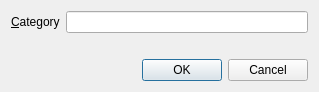
<?xml version="1.0" encoding="UTF-8"?>
<ui version="4.0">
 <class>CategoryDialog</class>
 <widget class="QDialog" name="CategoryDialog">
  <property name="geometry">
   <rect>
    <x>0</x>
    <y>0</y>
    <width>319</width>
    <height>92</height>
   </rect>
  </property>
  <property name="windowTitle">
   <string>Choose Category</string>
  </property>
  <property name="windowIcon">
   <iconset resource="anymeal.qrc">
    <normaloff>:/images/anymeal.png</normaloff>:/images/anymeal.png</iconset>
  </property>
  <layout class="QVBoxLayout" name="verticalLayout">
   <item>
    <layout class="QHBoxLayout" name="horizontalLayout">
     <item>
      <widget class="QLabel" name="category_label">
       <property name="text">
        <string>&amp;Category</string>
       </property>
       <property name="buddy">
        <cstring>category_edit</cstring>
       </property>
      </widget>
     </item>
     <item>
      <widget class="QLineEdit" name="category_edit"/>
     </item>
    </layout>
   </item>
   <item>
    <spacer name="verticalSpacer">
     <property name="orientation">
      <enum>Qt::Vertical</enum>
     </property>
     <property name="sizeHint" stdset="0">
      <size>
       <width>20</width>
       <height>1</height>
      </size>
     </property>
    </spacer>
   </item>
   <item>
    <widget class="QDialogButtonBox" name="buttonBox">
     <property name="orientation">
      <enum>Qt::Horizontal</enum>
     </property>
     <property name="standardButtons">
      <set>QDialogButtonBox::Cancel|QDialogButtonBox::Ok</set>
     </property>
    </widget>
   </item>
  </layout>
 </widget>
 <resources>
  <include location="anymeal.qrc"/>
 </resources>
 <connections>
  <connection>
   <sender>buttonBox</sender>
   <signal>accepted()</signal>
   <receiver>CategoryDialog</receiver>
   <slot>accept()</slot>
   <hints>
    <hint type="sourcelabel">
     <x>224</x>
     <y>66</y>
    </hint>
    <hint type="destinationlabel">
     <x>157</x>
     <y>91</y>
    </hint>
   </hints>
  </connection>
  <connection>
   <sender>buttonBox</sender>
   <signal>rejected()</signal>
   <receiver>CategoryDialog</receiver>
   <slot>reject()</slot>
   <hints>
    <hint type="sourcelabel">
     <x>292</x>
     <y>72</y>
    </hint>
    <hint type="destinationlabel">
     <x>286</x>
     <y>91</y>
    </hint>
   </hints>
  </connection>
 </connections>
</ui>
